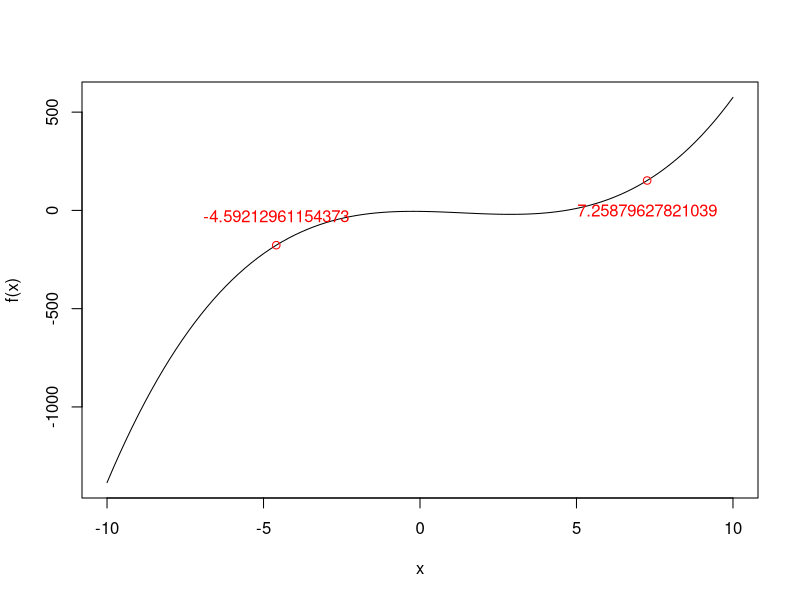

Write the R code that produced this figure.
## ---- chunk 1
library(Deriv)

solve_quadratic <- function(a, b, c) {
  discriminant <- b^2 - 4*a*c
  c(
    (-b + sqrt(discriminant)) / (2*a),
    (-b - sqrt(discriminant)) / (2*a)
  )
}

c_vals <- solve_quadratic(3, -8, -100)

f_x <- function(x) {x^3-4*x^2-2*x-5}
f_prime_x <- Deriv(f_x, "x")

curve(f_x, from=-10, to=10, ylab='f(x)')
coords_1 = c(c_vals[1], f_x(c_vals[1]))
coords_2 = c(c_vals[2], f_x(c_vals[2]))
points(coords_1[1], coords_1[2], col='red')
points(coords_2[1], coords_2[2], col='red')
text(coords_1[1], coords_1[2] - 150, coords_1[1], col='red')
text(coords_2[1], coords_2[2] + 150, coords_2[1], col='red')
